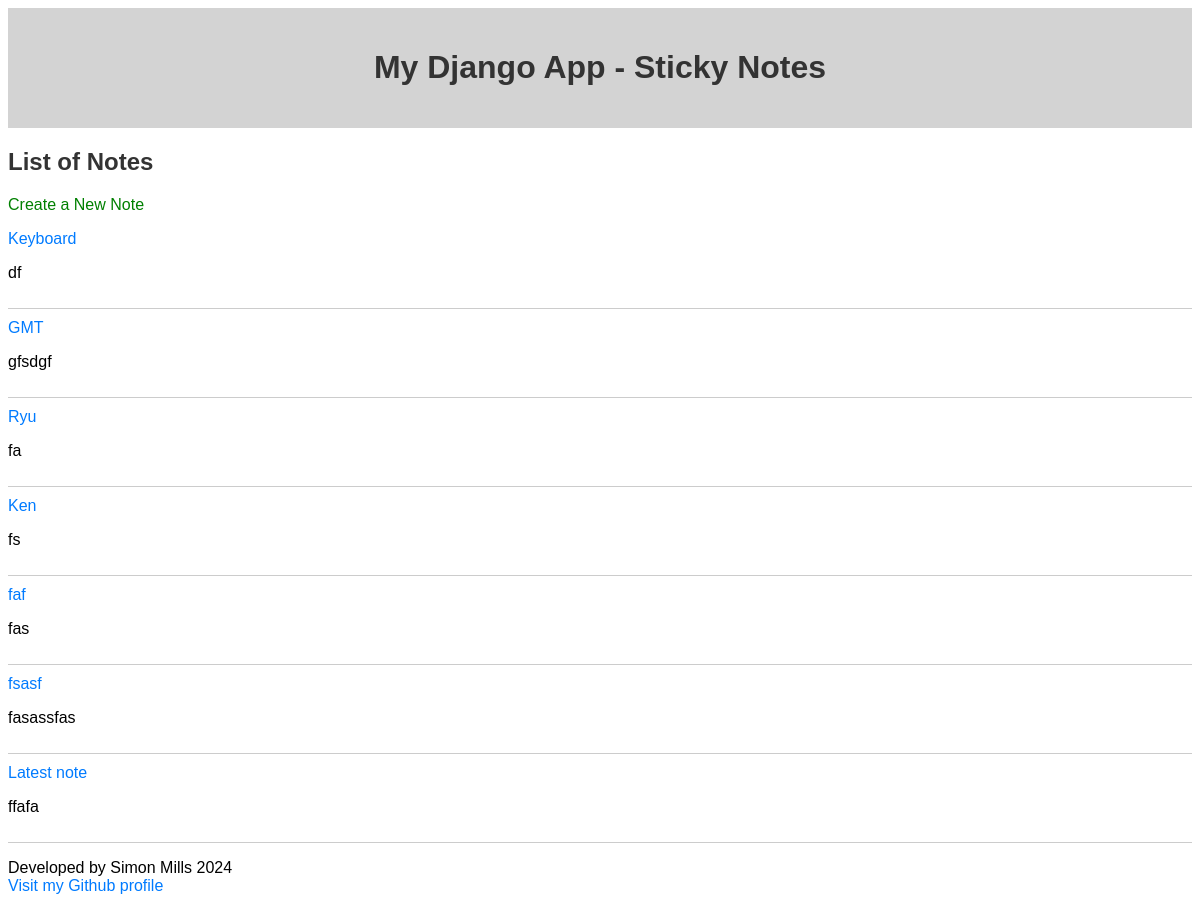
The page / on the database its author committed.
### notes/models.py (models this page shows, shortened)
class Note(models.Model):
    title = models.CharField(max_length=100)
    content = models.TextField()
    created_at = models.DateTimeField(auto_now_add=True)
    modified_at = models.DateTimeField(auto_now=True)

### notes/views.py (the view)
# urls.py: path("", note_list, name="note_list"),
def note_list(request):
    notes = Note.objects.all()
    context = {
        "notes": notes,
        "page_title": "List of Notes",
    }
    return render(request, "notes/note_list.html", context)

### notes/templates/notes/note_list.html
{% extends 'base.html' %}
{% block content %}
<h2>{{ page_title }}</h2>
<a href="{% url 'note_create' %}" style="color: green;">Create a New Note</a>
<ul>
{% for note in notes %}
<li>
<a href="{% url 'note_detail' pk=note.pk %}">{{ note.title }}</a>
<p>{{ note.content|truncatechars:100 }}</p>
</li>
{% endfor %}
</ul>
{% endblock %}

### notes/templates/base.html (shortened to what this page needs)
{% load static %}
<!DOCTYPE html>
<html lang="en">
<head>
    <link rel="stylesheet" href="{% static 'notes/styles.css' %}">
</head>
<body>
    <header class = "header">
        <h1> My Django App - Sticky Notes </h1>
    </header>
    <div id="content">
        {% block content %}{% endblock %}
    </div>
    <footer class="footer">
        Developed by Simon Mills 2024
        <a href="https://github.com/ZayedSenshi" target="_blank" rel="noopener noreferrer">Visit my Github profile</a>
    </footer>
</body>
</html>

### notes/static/notes/styles.css (style rules this page uses)
body { font-family: Arial, sans-serif; }
.header { background-color: lightgrey; padding: 20px; text-align: center; }
h1, h2, h3, h4, h5, h6 { color: #333; }
ul { list-style-type: none; padding: 0; }
li { margin-bottom: 10px; border-bottom: 1px solid #ccc; padding-bottom: 10px; }
a { color: #007bff; text-decoration: none; }

### rows shown on the page
Note: title "Keyboard", content "df"
Note: title "GMT", content "gfsdgf"
Note: title "Ryu", content "fa"
Note: title "Ken", content "fs"
Note: title "faf", content "fas"
Note: title "fsasf", content "fasassfas"
Note: title "Latest note", content "ffafa"

### other values the page prints
{{ page_title }} "List of Notes"
